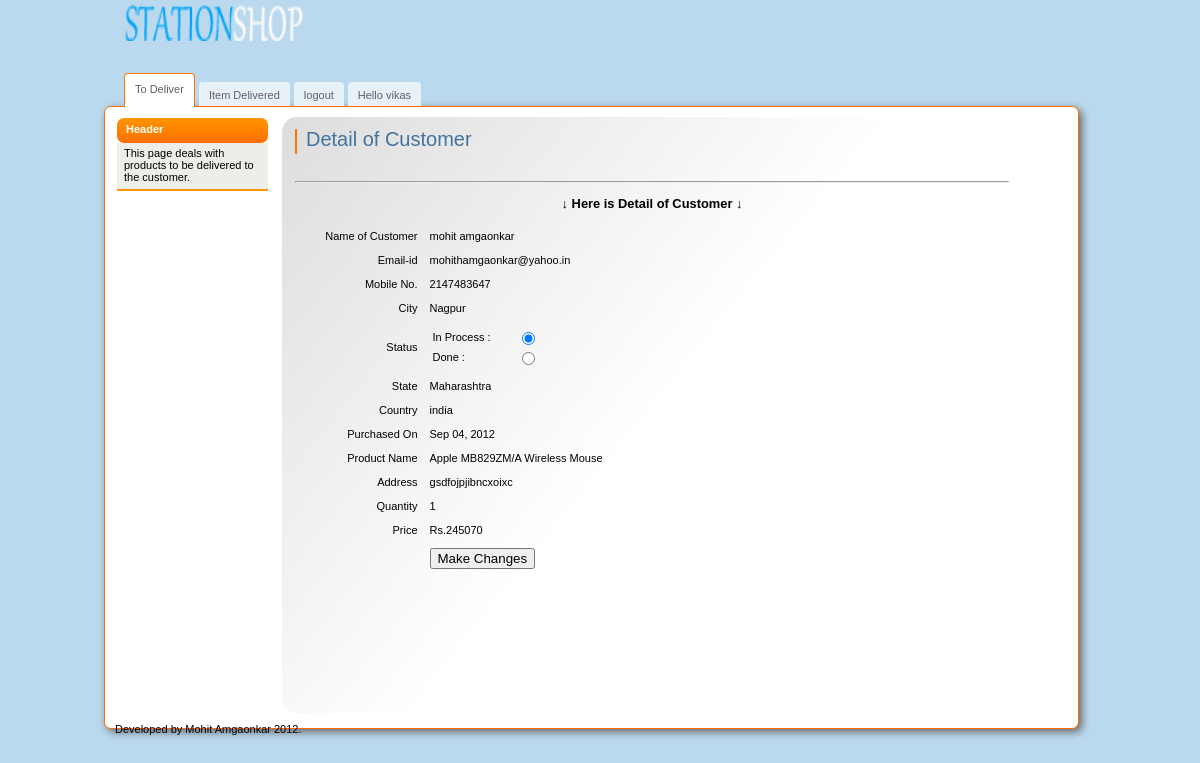
The app's page /stationshop/sales/deliver_detail.php?pid=38 (signed in) with its own data.
### tables this page shows
CREATE TABLE IF NOT EXISTS `sales_table` (
  `bid` int(15) NOT NULL AUTO_INCREMENT,
  `product` varchar(1000) NOT NULL,
  `purchased_on` date NOT NULL,
  `email` varchar(30) NOT NULL,
  `address` text NOT NULL,
  `status` varchar(15) NOT NULL DEFAULT 'in process',
  `state` varchar(15) NOT NULL,
  `city` varchar(15) NOT NULL,
  `country` varchar(15) NOT NULL,
  `fname` varchar(15) NOT NULL,
  `lname` varchar(15) NOT NULL,
  `delivered_on` date NOT NULL,
  `mobileno` int(200) NOT NULL,
  `price` int(200) NOT NULL,
  `quantity` int(200) NOT NULL,
  PRIMARY KEY (`bid`)
);

### stationshop/sales/deliver_detail.php (the view, shortened to what this page needs)
<?php
$managersa = preg_replace('#[^A-Za-z0-9]#i', '', $_SESSION["managersa"]);
?>
<?php
if (isset($_GET['pid'])) {
	$targetID = $_GET['pid'];
    $sql = mysql_query("SELECT * FROM sales_table WHERE bid='$targetID' LIMIT 1");
    $productCount = mysql_num_rows($sql);
    if ($productCount > 0) {
	    while($row = mysql_fetch_array($sql)){
			 $product = $row["product"];
			 $email = $row["email"];
			 $address = $row["address"];
			 $state = $row["state"];
			 $city = $row["city"];
			$status = $row["status"];
			 $country = $row["country"];
			 $fname = $row["fname"];
			 $lname = $row["lname"];
			 $name = $fname.' '.$lname;
			 $mobileno = $row["mobileno"];
			 $quantity = $row["quantity"];
			 $price = $row["price"];
			 $purchased_on = strftime("%b %d, %Y", strtotime($row["purchased_on"]));
        }
    } else {
	    echo "Sorry this item does not exist in database.";
		exit();
    }
}
?>
<!DOCTYPE html>
<html>
<head>
        <link  href="css/admin.css" rel="stylesheet" type="text/css" />
</head>
<body>
    <div id="main">
        <div id="header">
            <a href="#" class="logo"><img src="img/logo.png" width="183" height="36" alt="" /></a>
                <ul id="top-navigation">
                <li><a href="index.php" class="active">To Deliver</a></li>
                <li><a href="delivered_detail.php">Item Delivered</a></li>
                <li><a href="logout.php">logout</a></li>
                <li><a href="setting.php"><? echo "Hello ".$managersa; ?></a></li>
            </ul>
        </div>
        <div id="middle">
            <div id="left-column">
                <h3>Header</h3>
                <ul class="nav">
                    <li>This page deals with products to be delivered to the customer.</li>
                </ul>
            </div>
            <div id="center-column">
                <div class="top-bar">
                  <h1>Detail of Customer</h1>
                </div>
              <p>&nbsp;</p>
              <div id="center-column2">
                <hr />
                <center >
                  <h3> &darr; Here is Detail of Customer &darr; </h3>
                </center>
                <form action="deliver_detail.php" enctype="multipart/form-data" name="myForm" id="myform" method="post">
                  <table width="90%" border="0" cellspacing="0" cellpadding="6">
                    <tr>
                      <td width="20%" align="right">Name of Customer</td>
                      <td width="80%"><?php echo $name   ?></td>
                    </tr>
                    <tr>
                      <td align="right">Email-id</td>
                      <td><label>
                        <?php echo $email; ?>
                      </label></td>
                    </tr>
                    <tr>
                      <td align="right">Mobile No.</td>
                      <td><?php echo $mobileno  ?></td>
                    </tr>
                    <tr>
                      <td align="right">City</td>
                      <td><?php echo $city   ?></td>
                    </tr>
                   <tr>
        <td align="right">Status</td>
        <td>
          <table width="120" cellspacing="2">
          <tr>
            <td>In Process : </td><td><input type="radio" name="status" id="status" value="in process" <? if($status == "in process"){
			echo "checked";
			}?>></td>
          </tr>
          <tr>
            <td>Done : </td><td><input type="radio" name="status" id="status" value="done" <? if($status == "done"){
			echo "checked";
			}?>></td>
          </tr>
        </table></td>
      </tr>
                    <tr>
                      <td align="right">State</td>
                      <td><?php echo $state   ?></td>
                    </tr>
                    <tr>
                      <td align="right">Country</td>
                      <td><label>
                        <?php  echo $country  ?>
                      </label></td>
                    </tr>
                    <tr>
                      <td align="right">Purchased On</td>
                      <td><label>
                        <?php echo $purchased_on  ?>
                      </label></td>
                    </tr>
                    <tr>
                      <td align="right">Product Name</td>
                      <td><label>
                        <?php echo $product;  ?>
                      </label></td>
                    </tr>
                    <tr>
                      <td align="right">Address</td>
                      <td><?php echo $address   ?></td>
                    </tr>
                    <tr>
                      <td align="right">Quantity</td>
                      <td><?php echo $quantity   ?></td>
                    </tr>
                    <tr>
                      <td align="right">Price</td>
                      <td>Rs.<?php echo $price   ?></td>
                    </tr>
                      <td>&nbsp;</td>
                      <td><label>
                        <input type="submit" name="button" id="button" value="Make Changes" />
                      </label></td>
                  </table>
                </form>
              </div>
              <p>&nbsp;</p>
              <p>&nbsp;</p>
          </div>
          <p>&nbsp;</p>
          <div id="footer"><p>Developed by <a href="https://www.facebook.com/mohithamgaonkar">Mohit Amgaonkar </a> 2012. </div>
    </div>
</body>
</html>

### stationshop/sales/css/admin.css (style rules this page uses)
body { margin:0; padding:0; background:#BBD9EE; color:#000; font-family:tahoma,arial,sans-serif; font-size:11px; }
form { margin:0; padding:0 }
img { border:none; }
a { color:#060606;text-decoration: none }
input { vertical-align:middle }
#main { width:992px; margin:0 auto; }
#header { position:relative; width:992px; height:106px; }
a.logo { position:absolute; top:5px; left:20px; }
#top-navigation { position:absolute; top:73px; left:20px; margin:0; padding:0; list-style:none; }
#top-navigation li { float:left; margin:0 4px 0 0; height:34px; }
#top-navigation li a { float:left; display:block; height:20px; line-height:19px; margin-top:9px; color:#606060; padding:4px 10px 0 10px; border-top-left-radius: 4px; border-top-right-radius: 4px; -moz-border-radius-topleft: 4px; -moz-border-radius-topright: 4px; -webkit-border-top-left-radius: 4px; -webkit-border-top-right-radius: 4px; background:#e7f1f8; }
#top-navigation li a.active { padding:6px 10px 0 10px; height:27px; border:1px #ff7300 solid; border-bottom:none; margin:0; background:white; }
#middle { float:left; width:973px; background:#fff; border: 1px solid #ff6f00; border-radius: 7px; -moz-border-radius: 7px; -webkit-border-radius: 7px; -moz-box-shadow: 3px 3px 9px #666; -webkit-box-shadow: 3px 3px 9px #666; box-shadow: 3px 3px 9px #666; padding:10px 0 0 0; }
#left-column { float:left; padding:1px 14px 0 12px; width:151px; }
#center-column { float:left; width:714px; background:url(../img/bg-center-column.jpg) top left no-repeat; background:-webkit-gradient( linear, left top, right bottom, color-stop(0, rgb(221,221,221)), color-stop(0.5, rgb(255,255,255)) ); background:-moz-linear-gradient( left top, rgb(221,221,221) 0%, rgb(255,255,255) 50% ); border-radius: 15px; -moz-border-radius: 15px; -webkit-border-radius: 15px; min-height:584px; padding:12px 16px 0 13px; }
#footer { float:left; width:100%; height:15px; }
#footer p { margin: 10px; }
#left-column h3 { font-size:11px; margin:0; color:#fff; background:#ff9500; background:-webkit-gradient( linear, left top, left bottom, color-stop(0, rgb(255,149,0)), color-stop(1, rgb(255,111,0)) ); background:-moz-linear-gradient( center top, rgb(255,149,0) 0%, rgb(255,111,0) 100% ); border-radius: 7px; -moz-border-radius: 7px; -webkit-border-radius: 7px; height:25px; line-height:23px; padding:0 0 0 9px; }
ul.nav { margin:0 0 11px 0; border-bottom:2px solid #FF9600; background:#ECEFE7; list-style:none; padding:0 2px; }
ul.nav li { padding:4px 4px 6px 5px; border-bottom: 1px #666 dashed; }
ul.nav li:last-child { border:none; }
.top-bar { float:left; width:703px; border-left:2px solid #f70; padding:0 0 0 9px; margin:0 0 4px 0; }
.top-bar h1 { font:20px/21px verdana,sans-serif; color:#43729F; margin:0 0 4px 0; }

### records on screen
sales_table: name "mohit amgaonkar", email "mohithamgaonkar@yahoo.in", mobileno "2147483647", city "Nagpur", status "☑", state "Maharashtra", country "india", purchased_on "Sep 04, 2012", product "Apple MB829ZM/A Wireless Mouse", address "gsdfojpjibncxoixc", quantity "1", price "245070"

### other values on screen
$managersa "vikas"
